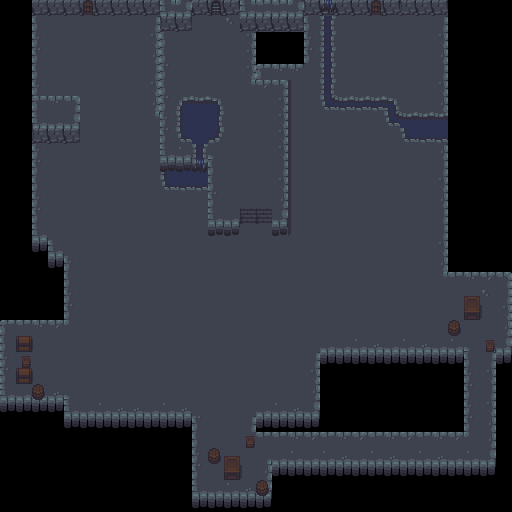

This is a level from a 2D game, rendered from its Tiled map with the project's own tilesets. A one-line summary and the map file follow, with tile-layer data summarised:
An orthogonal 32x32 tile map with 16x16 px tiles, 3 tile layers (Base Layer, Upper Layer, Loot), 1 hidden layer not drawn.

<map version="1.0" orientation="orthogonal" renderorder="right-down" width="32" height="32" tilewidth="16" tileheight="16" nextobjectid="1">
 <tileset firstgid="1" name="Dungeon" tilewidth="16" tileheight="16" tilecount="552" columns="23">
  <image source="dungeon_tiles.png" width="368" height="384" />
 </tileset>
 <layer name="Base Layer" width="32" height="32">
  <data>[1024 cells, 724 non-empty, 47 distinct tile ids]</data>
 </layer>
 <layer name="Upper Layer" width="32" height="32">
  <data>[1024 cells, 122 non-empty, 53 distinct tile ids]</data>
 </layer>
 <layer name="Loot" width="32" height="32">
  <data>[1024 cells, 19 non-empty, 8 distinct tile ids]</data>
 </layer>
 <layer name="Lights" width="32" height="32" visible="0">
  <data>[1024 cells, 26 non-empty, 2 distinct tile ids]</data>
 </layer>
</map>